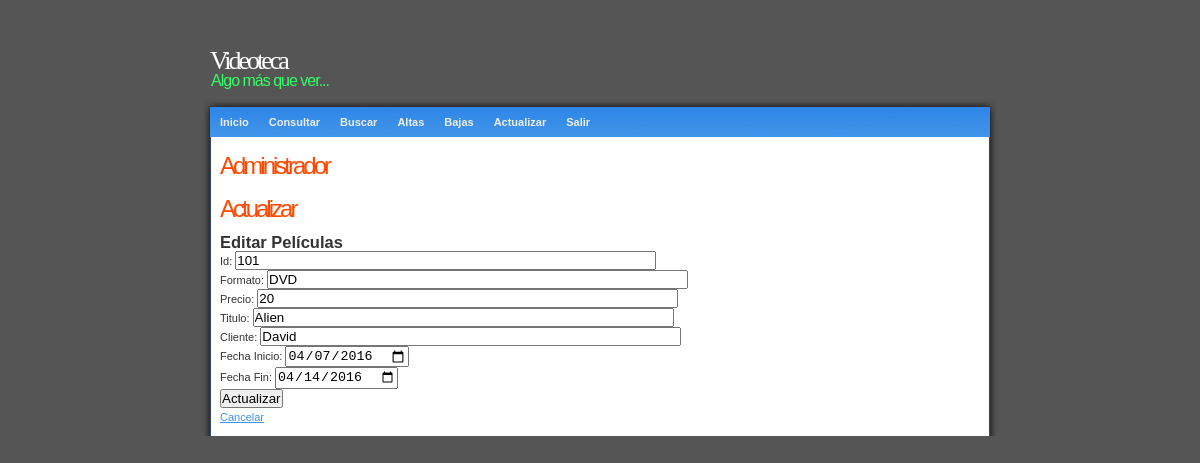
The page /administrador/ActualizarAdministradorRenta.php?id_copia=101 (signed in) on the database its author committed.
### tables this page shows
CREATE TABLE IF NOT EXISTS `copias` (
  `id_copia` int(11) DEFAULT NULL,
  `formato` varchar(30) DEFAULT NULL,
  `precio` int(11) DEFAULT NULL,
  `titulo` varchar(60) DEFAULT NULL,
  `cliente` varchar(30) DEFAULT NULL,
  `fecha_inicio` date DEFAULT NULL,
  `fecha_fin` date DEFAULT NULL
);

### administrador/ActualizarAdministradorRenta.php (the view, shortened to what this page needs)
<!DOCTYPE html PUBLIC "-//W3C//DTD XHTML 1.0 Strict//EN" "http://www.w3.org/TR/xhtml1/DTD/xhtml1-strict.dtd">
<html xmlns="http://www.w3.org/1999/xhtml">
<head>
<link rel="stylesheet" type="text/css" href="../style.css" media="screen" />
</head>
<body>
<div id="wrap">
<div id="header">
  <h1 class="Estilo4">Videoteca</h1>
  <h2 class="Estilo5">Algo más que ver...</h2>
</div>
<div id="top"> </div>
<div id="menu">
<ul>
<li><a href="index.php">Inicio</a></li>
<li><a href="ConsultarAdministrador.php">Consultar</a></li>
<li><a href="BuscarAdministrador.php">Buscar</a></li>
<li><a href="AltasAdministrador.php">Altas</a></li>
<li><a href="BajasAdministrador.php">Bajas</a></li>
<li><a href="ActualizarAdministrador.php">Actualizar</a></li>
<li><a href="SalirAdministrador.php">Salir</a></li>
</ul>
</div>
<div id="content">
<div class="left">
<h2>Administrador</h2>
<h2>Actualizar</h2>
</div>
<H2>Editar Películas</H2>
<?php
   $link=Conectarse();
   $id=$_GET['id_copia'];
  echo '<FORM METHOD="POST" ACTION="ActualizarAdministradorRenta2.php">';
  $result=mysqli_query($link,"select * from copias where id_copia=$id");
  $row = mysqli_fetch_array($result);
  $for=$row["formato"];
  $pre=$row["precio"];
  $ti=$row["titulo"];
  $cli=$row["cliente"];
  $feini=$row["fecha_inicio"];
  $fefin=$row["fecha_fin"];
  echo "Id: <INPUT TYPE='text' NAME='id_copia' value='$id' SIZE='50'><br>";
  echo "Formato: <INPUT TYPE='text' NAME='formato' value='$for' SIZE='50'><br>";
  echo "Precio: <INPUT TYPE='text' NAME='precio' value='$pre' SIZE='50'><br>";
  echo "Titulo: <INPUT TYPE='text' NAME='titulo' value='$ti' SIZE='50'><br>";
  echo "Cliente: <INPUT TYPE='text' NAME='cliente' value='$cli' SIZE='50'><br>";
  echo "Fecha Inicio: <INPUT TYPE='date' NAME='fecha_inicio' value='$feini' SIZE='50'><br>";
  echo "Fecha Fin: <INPUT TYPE='date' NAME='fecha_fin' value='$fefin' SIZE='50'><br>";
?>
<INPUT TYPE="SUBMIT" value="Actualizar">
<br>
<a href="ActualizarAdministrador.php">Cancelar</a>
</div>
</div>
</body>
</html>

### style.css (style rules this page uses)
* { padding: 0; margin: 0; }
body { background: #555; font-family: Verdana, Arial, Helvetica, sans-serif; font-size: 11px; line-height: 18px; color: #333333;; }
a { color: #3E92EA; }
#wrap { margin: 40px auto 0 auto; width: 800px; }
#header { padding-bottom:10px; }
#header h1 { font-size: 26px; font-weight: 100; letter-spacing: -3px; padding: 12px 0 5px 10px; }
#header h2 { color: #33FF66; font-size: 16px; font-weight: 100; padding: 0 0 0 11px; letter-spacing: -1px; line-height: 12px; }
#menu { height: 30px; line-height: 30px; background: #222 url(images/menu.jpg) no-repeat; }
#menu ul { padding-left: 10px; list-style-type: none; }
#menu ul li { display: block; float: left; }
#menu ul li a { color: #eee; padding: 0 10px; text-decoration: none; font-weight: 600; }
#content { background: #555 url(images/content.jpg) repeat-y; padding: 10px 20px; }
.left { width: 568px; float: left; text-align: justify; }
.left h2 { color: #FF4800; font-size: 24px; letter-spacing: -3px; font-weight: 100; padding : 10px 0 15px 0; }
#top { background: #555 url(images/top.jpg) no-repeat; padding: 5px 0; }

### administrador/ActualizarAdministradorRenta.php (style rules this page uses)
.Estilo4 { color: #FFFFFF; font-family: "Times New Roman", Times, serif; font-size: 30px; }

### rows shown on the page
copias: formato "DVD", precio "20", titulo "Alien", cliente "David", fecha_inicio "04/07/2016", fecha_fin "04/14/2016"
